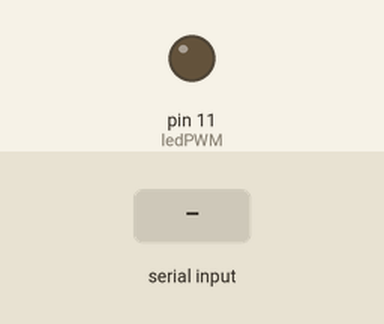
Bench run of a sketch on a simulated Arduino Uno, built with avr-gcc and run on an emulated ATmega328P. Parts: output pins drawn as LEDs (lit = HIGH). Inputs (shaded band) come from the test bench.

Above: at 1.2 s.
1.3 s: byte 30 received over Serial
At 2.5 s:
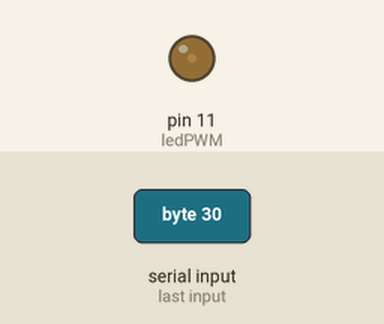
2.8 s: byte 90 received over Serial
At 3.7 s:
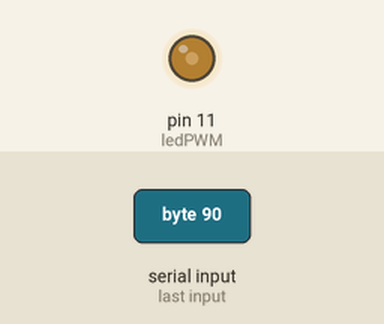
Timing chart, 0 to 5.8 s (numbered marks = the images above; inputs shaded):
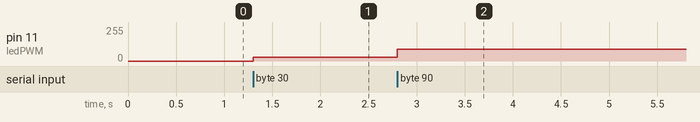

The sketch:

Project_3_LED_Slider.ino
```cpp
/*
 * Rui Santos
 * Complete Project Details http://randomnerdtutorials.com
 */

int ledPWM = 11;

int state;
int flag = 0; //makes sure that the serial only prints once the state


void setup() {
  // sets the pin as output:
  pinMode(ledPWM, OUTPUT);
  analogWrite(ledPWM, LOW);

  // initialize serial communication at 9600 bits per second:
  Serial.begin(9600);
}

void loop() {
  //if some date is sent, reads it and saves in state
  if (Serial.available() > 0) {
    state = Serial.read();
    flag = 0;
  }
  if (flag == 0) {
    analogWrite(ledPWM, state);
    flag = 1;
  }
}
```

Measured:
- after the input at 1.3 s, pin 11 (ledPWM): 0/255 → 30/255 at once
- after the input at 2.8 s, pin 11 (ledPWM): 30/255 → 90/255 at once
